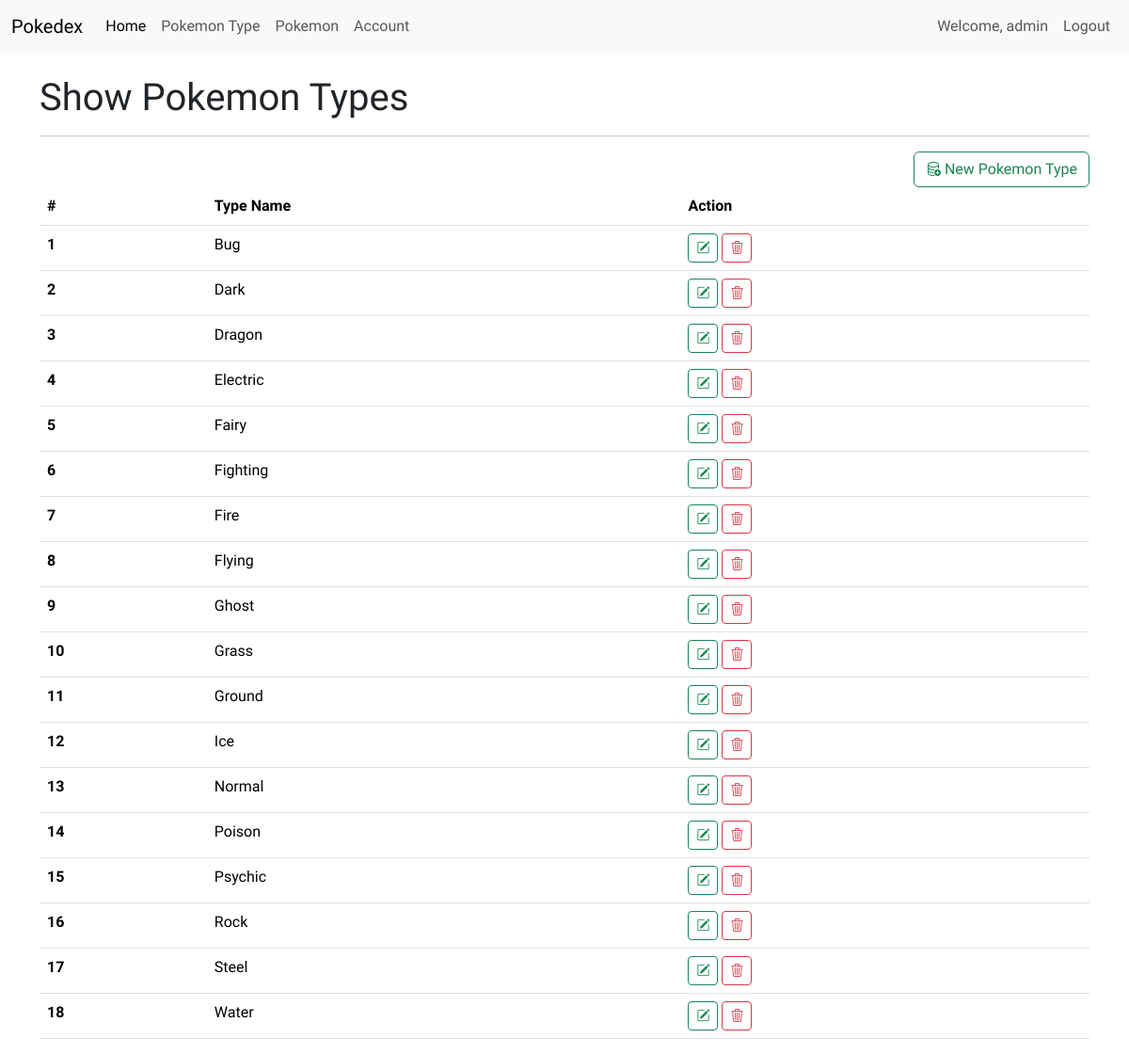
Screenshot of /pokedex/types (signed in) with the database file from the repository.
### pokedex/models.py (models this page shows, shortened)
class User(db.Model, UserMixin):
  id: Mapped[int] = mapped_column(Integer, primary_key=True)
  username: Mapped[str] = mapped_column(String(50), unique=True, nullable=False)
  email: Mapped[str] = mapped_column(String(50), unique=True, nullable=False)
  password: Mapped[str] = mapped_column(String(100), nullable=False)
  fname: Mapped[str] = mapped_column(String(25), nullable=True)
  lname: Mapped[str] = mapped_column(String(25), nullable=True)
  avatar: Mapped[str] = mapped_column(String(50), nullable=True)

class PokemonType(db.Model):
  __tablename__ = 'type'
  id: Mapped[int] = mapped_column(Integer, primary_key=True)
  tname: Mapped[str] = mapped_column(String(10), nullable=False, unique=True)
  color1: Mapped[str] = mapped_column(String(6), nullable=True)
  color2: Mapped[str] = mapped_column(String(6), nullable=True)
  colort: Mapped[str] = mapped_column(String(6), nullable=True)
  pokemons: WriteOnlyMapped['Pokemon'] = relationship(
    back_populates='types', secondary=pokedex
  )

### pokedex/routes.py (the view)
@app.route('/pokedex/types')
@login_required
def pokemon_types():
  types = db.session.scalars(db.select(PokemonType).order_by(PokemonType.tname)).all()
  return render_template('/pokemontype/index.html',
                         title='Show Pokemon Types',
                         types=types)

### pokedex/models.py (called while the page is built)
@login_manager.user_loader
def load_user(user_id):
  return db.session.get(User, int(user_id))

### pokedex/templates/pokemontype/index.html (shortened to what this page needs)
{% extends 'layout.html' %}
{% block content %}
  <div class="container">
    <h1 class="pt-4">{{title}}</h1>
    <hr>
    <div class="row">
      <div class="col"></div>
      <div class="col">
        <a href="{{url_for('new_pokemon_type')}}" class="btn btn-outline-success float-end">
          <i class="bi bi-database-add"></i>
          New Pokemon Type
        </a>
      </div>
    </div>
    <table class="table">
      <thead>
        <tr>
          <th scope="col">#</th>
          <th scope="col">Type Name</th>
          <th scope="col">Action</th>
        </tr>
      </thead>
      <tbody>
        {% for t in types %}
        <tr>
          <th scope="row">{{loop.index}}</th>
          <td>{{t.tname}}</td>
          <td>
            <a href="{{url_for('edit_pokemon_type', id=t.id)}}" class="btn btn-outline-success btn-sm" title="Edit Pokemon Type">
              <i class="bi bi-pencil-square"></i>
            </a>
            <a href="{{url_for('remove_pokemon_type', id=t.id)}}" class="btn btn-outline-danger btn-sm" title="Remove Pokemon Type">
              <i class="bi bi-trash3"></i>
            </a>
          </td>
        </tr>
        {% endfor %}
      </tbody>
    </table>
  </div>
{% endblock %}

### pokedex/templates/layout.html (shortened to what this page needs)
<!doctype html>
<html lang="en">
  <head>
    <link href="https://cdn.jsdelivr.net/npm/bootstrap@5.3.2/dist/css/bootstrap.min.css" rel="stylesheet">
    <link rel="stylesheet" href="https://cdn.jsdelivr.net/npm/bootstrap-icons@1.11.3/font/bootstrap-icons.min.css">
  </head>
  <body>
    {% include "navbar.html" %}
    {% block content %}{% endblock %}
  </body>
</html>

### pokedex/templates/navbar.html (shortened to what this page needs)
<nav class="navbar navbar-expand-lg bg-body-tertiary">
  <div class="container-fluid">
    <a class="navbar-brand" href="{{url_for('index')}}">Pokedex</a>
    <div class="collapse navbar-collapse" id="navbarNav">
      <ul class="navbar-nav me-auto">
        <li class="nav-item">
          <a class="nav-link active" aria-current="page" href="{{url_for('index')}}">Home</a>
        </li>
        {% if current_user.is_authenticated %}
          <li class="nav-item">
            <a class="nav-link" href="{{url_for('pokemon_types')}}">Pokemon Type</a>
          </li>
          <li class="nav-item">
            <a class="nav-link" href="{{url_for('pokemons')}}">Pokemon</a>
          </li>
          <li class="nav-item">
            <a class="nav-link" href="#">Account</a>
          </li>
        {% endif %}
      </ul>
      <ul class="navbar-nav">
        {% if current_user.is_authenticated %}
        <li class="nav-item">
          <a href="{{url_for('register')}}" class="nav-link">Welcome, {{current_user.username}}</a>
        </li>
        <li class="nav-item">
          <a href="{{url_for('logout')}}" class="nav-link">Logout</a>
        </li>
        {% endif %}
      </ul>
    </div>
  </div>
</nav>

### pokedex/templates/layout.html (style rules this page uses)
body { font-family: "Sarabun", sans-serif; }

### rows the page displays
User: username "admin"
PokemonType: tname "Bug"
PokemonType: tname "Dark"
PokemonType: tname "Dragon"
PokemonType: tname "Electric"
PokemonType: tname "Fairy"
PokemonType: tname "Fighting"
PokemonType: tname "Fire"
PokemonType: tname "Flying"
PokemonType: tname "Ghost"
PokemonType: tname "Grass"
PokemonType: tname "Ground"
PokemonType: tname "Ice"
PokemonType: tname "Normal"
PokemonType: tname "Poison"
PokemonType: tname "Psychic"
PokemonType: tname "Rock"
PokemonType: tname "Steel"
PokemonType: tname "Water"

### other values shown
{{ title }} "Show Pokemon Types"
